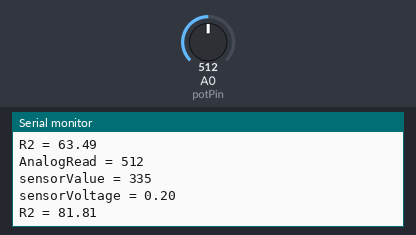
Bench run of a sketch on a simulated Arduino Uno, built with avr-gcc and run on an emulated ATmega328P. Shown: the last lines printed to the serial monitor. The test bench sets the inputs (shaded band); at power-on: A0 (potPin) = 512.

Above: at 1.2 s.
1.3 s: A0 (potPin) set to 716
At 1.87 s:
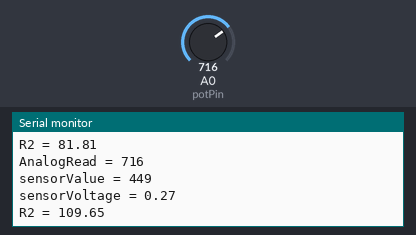
2.8 s: A0 (potPin) set to 900
At 2.89 s:
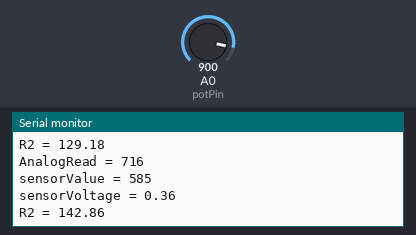
Timing chart, 0 to 5.8 s (numbered marks = the images above; inputs shaded):
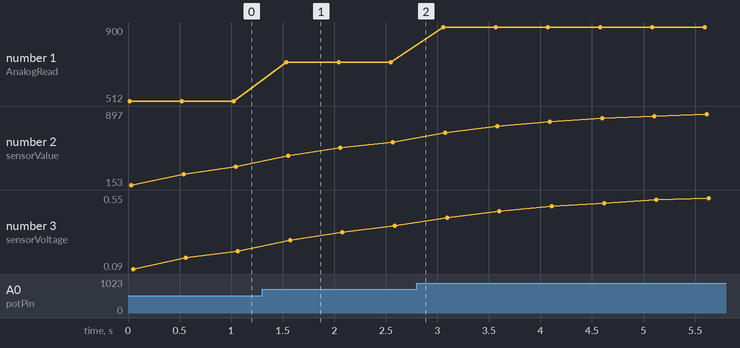

The sketch:

Lab03_Part3.ino
```cpp
const byte potPin = 14;
int val,i;
float r2,vol;

void setup() {
  Serial.begin(9600);
  Serial.println("Hello,World!");
}

void loop() {
  for(i=0;i<=5;i++) {
    val = 0.7*val+0.3*analogRead(potPin);
    vol = val*2.5/4095;
    r2 = vol*1000000/2.5;
    Serial.print("AnalogRead = ");
    Serial.println(analogRead(potPin));
    Serial.print("sensorValue = ");
    Serial.println(val);
    Serial.print("sensorVoltage = ");
    Serial.println(vol);
    Serial.print("R2 = ");
    Serial.println(r2/1000);
    delay(500);
  }
}
```

Measured:
- after the input at 1.3 s, the serial monitor: prints a new line after 0.23 s (image 1)
- plotted number 1: 512 → 716 after the input at 1.3 s, 716 → 900 after the input at 2.8 s
- plotted number 2: 335 → 585 after the input at 1.3 s, 585 → 897 after the input at 2.8 s
- plotted number 3: 0.2 → 0.36 after the input at 1.3 s, 0.36 → 0.55 after the input at 2.8 s
